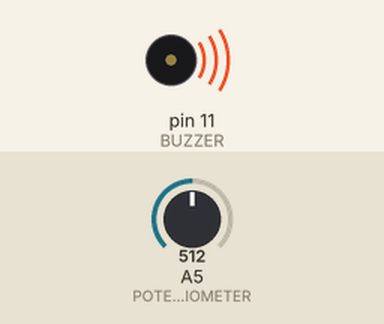
This sketch was run on a simulated Arduino Uno, built with avr-gcc and run on an emulated ATmega328P. On the bench: buzzer (waves = sounding). The inputs (shaded band) are chosen by the test bench; at power-on: A5 (POTENTIOMETER) = 512.

Above: at 0.1 s.
Timing chart, 0 to 1.6 s (numbered marks = the images above):
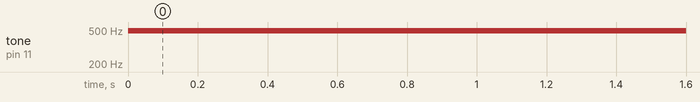

The sketch:

Practica4.1.ino
```cpp
#define BUZZER 11
#define POTENTIOMETER 5

void setup() {
  pinMode(BUZZER, OUTPUT);
  pinMode(POTENTIOMETER, INPUT);
}

void loop() {
  int ValueFromPotentiometer = analogRead(POTENTIOMETER);
  int ValueToBuzzer = map(ValueFromPotentiometer, 0, 1023, 0, 255);
  analogWrite(BUZZER, ValueToBuzzer);
}
```

Measured:
- by itself, tone on pin 11 (BUZZER): silent → 490 Hz at 0.00 s
